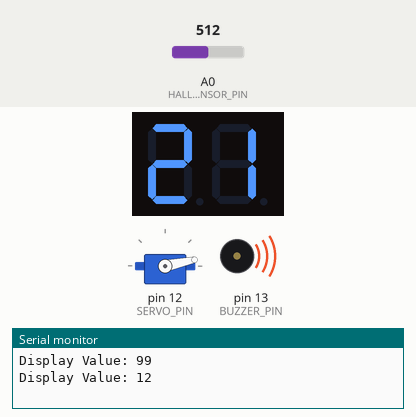
Simulated run of this sketch. Board: Arduino Uno, built with avr-gcc and run on an emulated ATmega328P. Parts: 2-digit seven-segment display, servo, buzzer (waves = sounding, pin HIGH), the last lines printed to the serial monitor. Wiring (inferred from the names in the program): 2-digit 7-segment display, segments lit when LOW: segments pin 5, pin 6, pin 9, pin 3, pin 2, pin 4, pin 7, pin 8; digit selects pin 10, pin 11. The test bench sets the inputs (shaded band); at power-on: A0 (HALL_SENSOR_PIN) = 512. The segment pins are drawn as the display they are named for; pins used as bus, display or sensor lines are not drawn.

Above: at 1.2 s.
1.3 s: A0 (HALL_SENSOR_PIN) set to 529
At 2.1 s:
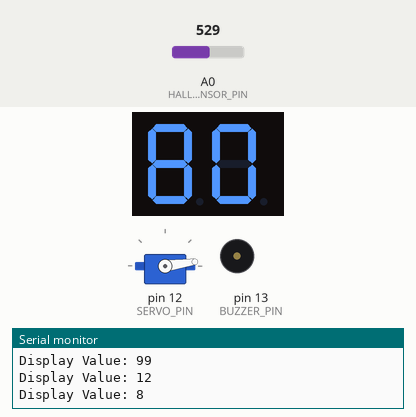
2.9 s: A0 (HALL_SENSOR_PIN) set to 588
4.4 s: A0 (HALL_SENSOR_PIN) set to 605
At 5.0 s:
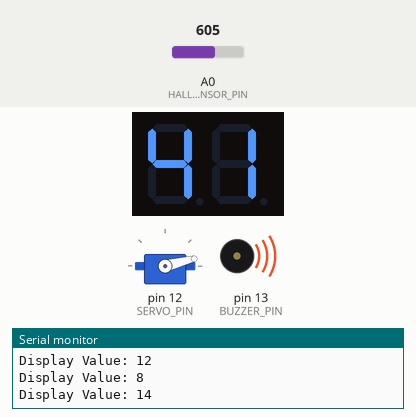
5.9 s: A0 (HALL_SENSOR_PIN) set to 716
At 6.21 s:
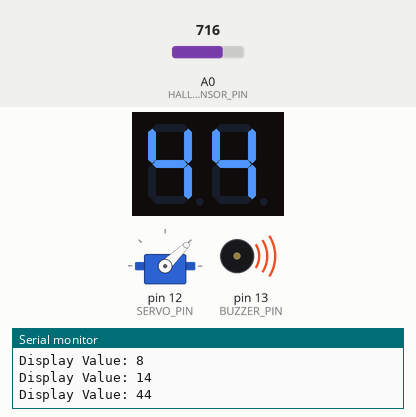
7.9 s: A0 (HALL_SENSOR_PIN) set to 900
At 8.54 s:
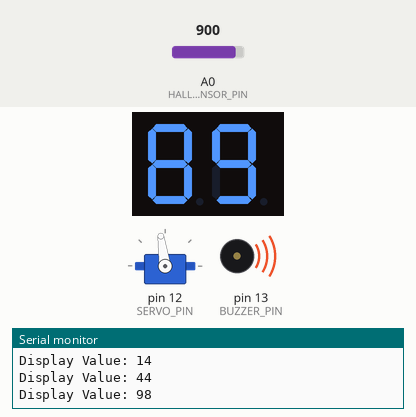
10.9 s: A0 (HALL_SENSOR_PIN) set to 306
At 11.57 s:
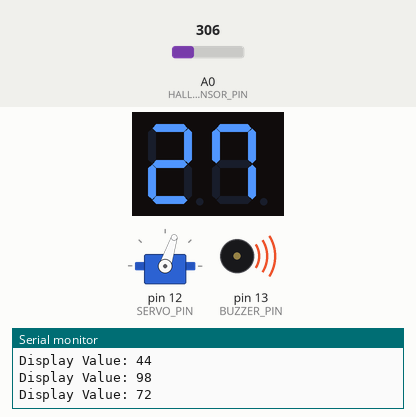
Timing chart, 0 to 13.8 s (numbered marks = the images above; inputs shaded):
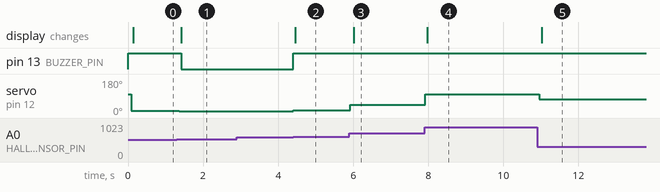

The sketch:

HallSensorServoControl.ino
```cpp
#include <Servo.h>

#define HALL_SENSOR_PIN A0
#define DIGIT1_COMMON_PIN 10
#define DIGIT2_COMMON_PIN 11
#define SERVO_PIN 12
#define BUZZER_PIN 13
#define SENSOR_READ_INTERVAL 80
#define DISPLAY_UPDATE_INTERVAL 5
#define BUZZER_ON_DURATION 100
#define NUM_SEGMENTS 8
#define MAX_DISPLAY_VALUE 99
#define THRESHOLD_BUZZER_VALUE 10


const int segmentPins[NUM_SEGMENTS] = {2, 3, 4, 5, 6, 7, 8, 9};

// Segment bit patterns for numbers 0-9
const byte numberPatterns[10] = {
  0b01100000, // 0
  0b01101111, // 1
  0b11000100, // 2
  0b01000101, // 3
  0b01001011, // 4
  0b01010001, // 5
  0b01010000, // 6
  0b01100011, // 7
  0b01000000, // 8
  0b01000001  // 9
};

Servo servoMotor;
unsigned long lastSensorReadTime = 0;
unsigned long lastDisplayUpdateTime = 0;

void setup() {
  initializeDisplayPins();
  servoMotor.attach(SERVO_PIN);
  Serial.begin(9600);
}

void loop() {
  unsigned long currentMillis = millis();
  static int lastAnalogValue = 0;
  static int lastDisplayValue = -1;

  if (isTimeToUpdate(currentMillis, lastSensorReadTime, SENSOR_READ_INTERVAL)) {
    lastAnalogValue = analogRead(HALL_SENSOR_PIN);
  }

  int displayValue = calculateDisplayValue(lastAnalogValue);

  if (lastDisplayValue != displayValue) {
    updateServo(displayValue);
    lastDisplayValue = displayValue;
  }

  if (isTimeToUpdate(currentMillis, lastDisplayUpdateTime, DISPLAY_UPDATE_INTERVAL)) {
    updateDisplay(displayValue);
  }

  controlBuzzer(displayValue);
}

void initializeDisplayPins() {
  for (int i = 0; i < NUM_SEGMENTS; i++) {
    pinMode(segmentPins[i], OUTPUT);
  }
  pinMode(DIGIT1_COMMON_PIN, OUTPUT);
  pinMode(DIGIT2_COMMON_PIN, OUTPUT);
  pinMode(BUZZER_PIN, OUTPUT);
}

bool isTimeToUpdate(unsigned long currentMillis, unsigned long& lastUpdateTime, long interval) {
  if (currentMillis - lastUpdateTime >= interval) {
    lastUpdateTime = currentMillis;
    return true;
  }
  return false;
}

int calculateDisplayValue(int sensorValue) {
  int value = map(sensorValue, 200, 900, 0, 99);
  value = abs(value - 50) * 2;
  return min(max(value, 0), MAX_DISPLAY_VALUE);
}

void updateServo(int value) {
  servoMotor.write(value);
  Serial.print("Display Value: ");
  Serial.println(value);
}

void updateDisplay(int number) {
  static bool displayingFirstDigit = true;
  displayingFirstDigit = !displayingFirstDigit;
  int digitToShow = displayingFirstDigit ? number % 10 : number / 10;

  setSegments(numberPatterns[digitToShow]);
  digitalWrite(DIGIT1_COMMON_PIN, displayingFirstDigit ? LOW : HIGH);
  digitalWrite(DIGIT2_COMMON_PIN, displayingFirstDigit ? HIGH : LOW);
}

// Function to control the buzzer
void controlBuzzer(int displayValue) {
  static unsigned long buzzerStartTime = 0;
  static bool isBuzzerActive = false;

  if (displayValue > THRESHOLD_BUZZER_VALUE && !isBuzzerActive) {
    digitalWrite(BUZZER_PIN, HIGH); // Turn on the buzzer
    buzzerStartTime = millis();
    isBuzzerActive = true;
  }

  if (isBuzzerActive && (millis() - buzzerStartTime > BUZZER_ON_DURATION)) {
    digitalWrite(BUZZER_PIN, LOW); // Turn off the buzzer
    isBuzzerActive = false;
  }
}

void setSegments(byte segments) {
  for (int i = 0; i < NUM_SEGMENTS; i++) {
    digitalWrite(segmentPins[i], bitRead(segments, i) ? HIGH : LOW);
  }
}
```

Measured:
- the behaviour switches between 518 and 519 on A0 (HALL_SENSOR_PIN) (found by bisection; images 0 and 1)
- the behaviour switches between 595 and 596 on A0 (HALL_SENSOR_PIN) (found by bisection; images 1 and 2)
- after the input at 1.3 s, pin 13 (BUZZER_PIN): HIGH → LOW after 0.11 s; servo on pin 12 (SERVO_PIN): 12° → 8° after 0.06 s; the display: changes after 0.11 s (image 1)
- after the input at 2.9 s, every drawn part: stays the same
- after the input at 4.4 s, pin 13 (BUZZER_PIN): LOW → HIGH at once; servo on pin 12 (SERVO_PIN): 8° → 14° at once; the display: changes after 0.06 s (image 2)
- after the input at 5.9 s, servo on pin 12 (SERVO_PIN): 14° → 44° at once; the display: changes after 0.12 s (image 3)
- after the input at 7.9 s, servo on pin 12 (SERVO_PIN): 44° → 98° at once; the display: changes after 0.08 s (image 4)
- after the input at 10.9 s, servo on pin 12 (SERVO_PIN): 98° → 72° after 0.06 s; the display: changes after 0.12 s (image 5)
